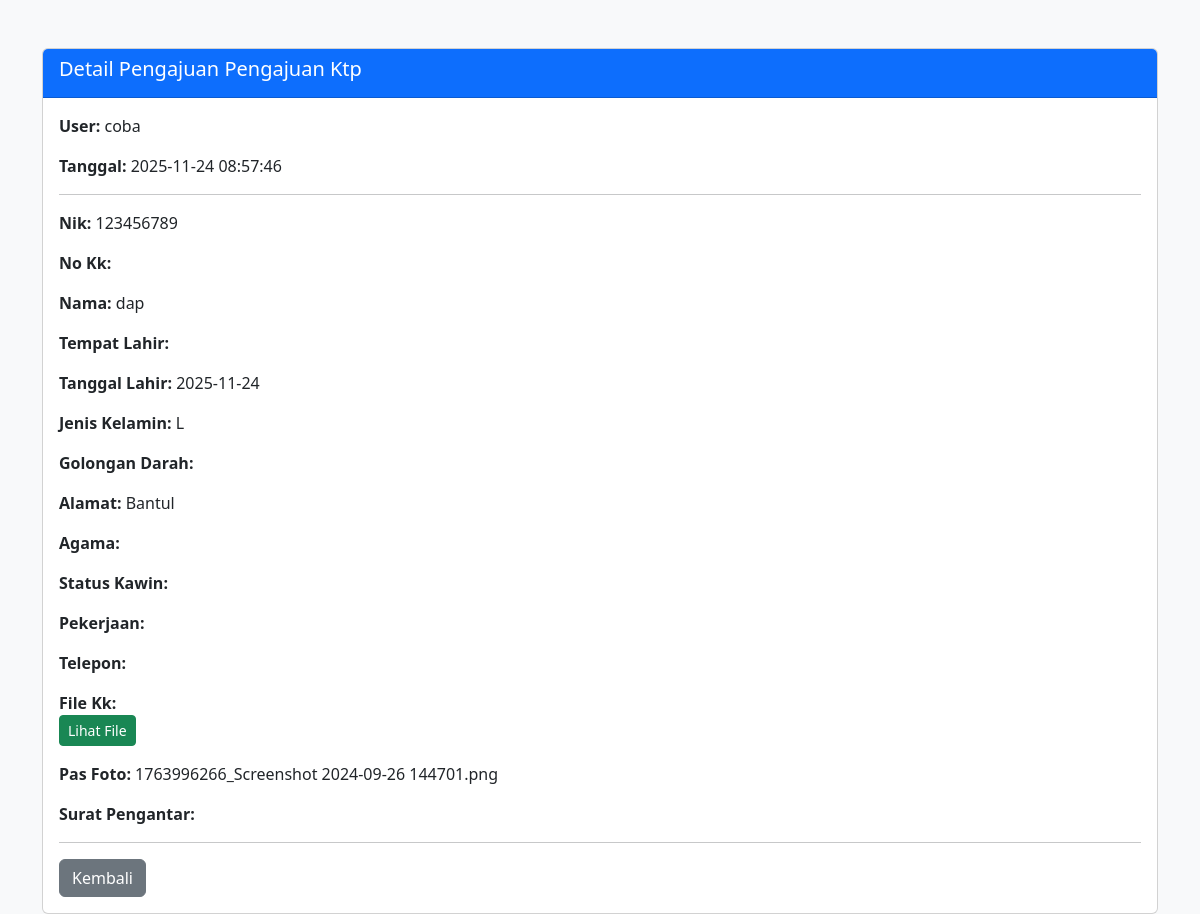
Page /admin/detail.php?id=1&tbl=pengajuan_ktp (signed in) on the committed database.
### tables this page shows
CREATE TABLE `pengajuan_ktp` (
  `id` int(11) NOT NULL,
  `user_id` int(11) DEFAULT NULL,
  `nik` varchar(16) NOT NULL,
  `no_kk` varchar(16) NOT NULL,
  `nama` varchar(100) NOT NULL,
  `tempat_lahir` varchar(50) NOT NULL,
  `tanggal_lahir` date NOT NULL,
  `jenis_kelamin` enum('L','P') NOT NULL,
  `golongan_darah` varchar(3) DEFAULT NULL,
  `alamat` text NOT NULL,
  `agama` varchar(20) NOT NULL,
  `status_kawin` varchar(20) NOT NULL,
  `pekerjaan` varchar(50) NOT NULL,
  `telepon` varchar(15) NOT NULL,
  `file_kk` varchar(255) DEFAULT NULL,
  `pas_foto` varchar(255) DEFAULT NULL,
  `surat_pengantar` varchar(255) DEFAULT NULL,
  `status` enum('pending','diproses','selesai','ditolak') DEFAULT 'pending',
  `created_at` timestamp NOT NULL DEFAULT current_timestamp()
);

CREATE TABLE `users` (
  `id` int(11) NOT NULL,
  `username` varchar(50) NOT NULL,
  `password` varchar(255) DEFAULT NULL,
  `nama_lengkap` varchar(100) NOT NULL,
  `email` varchar(100) DEFAULT NULL,
  `role` enum('admin','user') DEFAULT 'user',
  `created_at` timestamp NOT NULL DEFAULT current_timestamp()
);

### admin/detail.php (the view, shortened to what this page needs)
<?php
include "../config.php";
$id   = (int)$_GET['id'];
$tbl  = preg_replace('/[^a-z_]/', '', $_GET['tbl']);
$sql  = "SELECT p.*, u.nama_lengkap FROM $tbl p JOIN users u ON p.user_id=u.id WHERE p.id=?";
$stmt = mysqli_prepare($conn, $sql);
mysqli_stmt_bind_param($stmt, "i", $id);
mysqli_stmt_execute($stmt);
$res  = mysqli_stmt_get_result($stmt);
$data = mysqli_fetch_assoc($res);
?>
<!DOCTYPE html>
<html lang="id">
<head>
    <link href="https://cdn.jsdelivr.net/npm/bootstrap@5.3.2/dist/css/bootstrap.min.css" rel="stylesheet">
</head>
<body class="bg-light">
<div class="container mt-5">
    <div class="card">
        <div class="card-header bg-primary text-white">
            <h5>Detail Pengajuan <?= ucwords(str_replace('_',' ',$tbl)) ?></h5>
        </div>
        <div class="card-body">
            <p><strong>User:</strong> <?= htmlspecialchars($data['nama_lengkap']) ?></p>
            <p><strong>Tanggal:</strong> <?= $data['created_at'] ?></p>
            <hr>
            <?php
            foreach ($data as $k => $v) {
                if (in_array($k, ['id','user_id','nama_lengkap','created_at','status'])) continue;
                if (str_starts_with($k, 'file_') && $v) {
                    $path = "../uploads/" . basename($v);
                    echo "<p><strong>" . ucwords(str_replace('_',' ',$k)) . ":</strong><br>
                          <a href='$path' target='_blank' class='btn btn-sm btn-success'>Lihat File</a></p>";
                } else {
                    echo "<p><strong>" . ucwords(str_replace('_',' ',$k)) . ":</strong> " . nl2br(htmlspecialchars($v)) . "</p>";
                }
            }
            ?>
            <hr>
            <a href="index.php" class="btn btn-secondary">Kembali</a>
        </div>
    </div>
</div>
</body>
</html>

### rows in the picture
pengajuan_ktp: user.nama_lengkap "coba", created_at "2025-11-24 08:57:46", nik "123456789", nama "dap", tanggal_lahir "2025-11-24", jenis_kelamin "L", alamat "Bantul", pas_foto "1763996266_Screenshot 2024-09-26 144701.png"

### other values in the picture
str_replace('_',' ',$tbl) "Pengajuan Ktp"
str_replace('_',' ',$k) "Nik"
str_replace('_',' ',$k) "No Kk"
str_replace('_',' ',$k) "Nama"
str_replace('_',' ',$k) "Tempat Lahir"
str_replace('_',' ',$k) "Tanggal Lahir"
str_replace('_',' ',$k) "Jenis Kelamin"
str_replace('_',' ',$k) "Golongan Darah"
str_replace('_',' ',$k) "Alamat"
str_replace('_',' ',$k) "Agama"
str_replace('_',' ',$k) "Status Kawin"
str_replace('_',' ',$k) "Pekerjaan"
str_replace('_',' ',$k) "Telepon"
str_replace('_',' ',$k) "File Kk"
str_replace('_',' ',$k) "Pas Foto"
